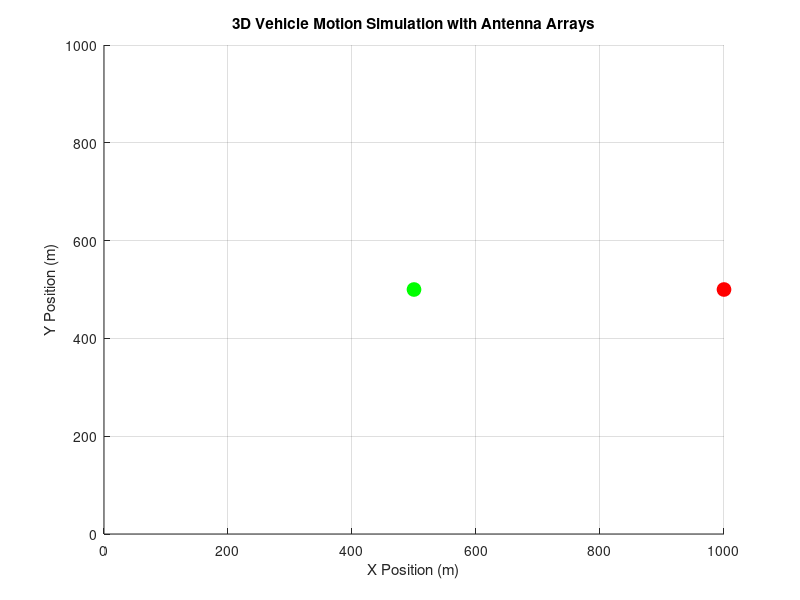

Write MATLAB code to recreate this figure. (Note: this script raises an error after producing the figure.)
% System Parameters
Nb = 8;         % Number of BS antennas (ULA)
Nt = 4;         % Number of Vehicle antennas
Nx = 8;         % Number of RIS elements in x-direction
Ny = 8;         % Number of RIS elements in y-direction
Nr = Nx * Ny;   % Total number of RIS elements
Mb = 64;        % Number of OFDM subcarriers
lambda = 0.1;   % Wavelength (assuming frequency around 3GHz)
d = lambda/2;   % Inter-element spacing

% Initialize parameters
x_size = 1000;  % Environment size in meters
y_size = 1000;
z_size = 100;   % Added height dimension
dt = 0.1;       % Time step in seconds
speed = 10;     % Vehicle speed in m/s

% Initial positions
vehicle_pos = [500, 500, 0];  % Vehicle starts at ground level
goal_pos = [1000, 500, 0];    % Goal position
bs_loc = [900, 100, 20];      % Base station location
ris_loc = [200, 300, 40];     % RIS location

% Initialize channel metrics storage
channel_metrics = struct('time', [], 'direct_gain', [], 'cascaded_gain', []);

% Initialize OFDM transmission for a single time step
function [received_signal, direct_channel, cascaded_channel, Pb] = simulate_downlink_transmission(bs_loc, ris_loc, vehicle_pos, W)
    % Generate transmit data for each subcarrier
    
    Mb = 64;        % Number of OFDM subcarriers
    Nb = 8;         % Number of BS antennas
    Nr = 64;        % Number of RIS elements (8x8)
    Nt = 4;  
    
    x = zeros(Mb, 1);
    for n = 1:Mb
        % Generate complex Gaussian data with zero mean and unit variance
        x(n) = (randn + 1i*randn)/sqrt(2);
    end
    
    % Generate beamforming matrix if not provided
    if nargin < 4
        W = zeros(Nb, Mb);
        for i = 1:Mb
            w = (randn(Nb,1) + 1i*randn(Nb,1))/sqrt(2*Nb);
            W(:,i) = w/norm(w); % Normalize each beamforming vector
        end
    end
    
    % Verify transmit power constraint
    Pb = norm(W*x)^2;
    
    % Generate channels
    % Direct channel (BS to Vehicle): Nt x Nb
    direct_channel = generate_direct_channel(bs_loc, vehicle_pos, Nb, Nt);
    
    % Cascaded channel components
    % H_br (RIS to BS): Nr x Nb
    % H_rv (Vehicle to RIS): Nt x Nr
    [H_br, H_rv] = generate_cascaded_channel(bs_loc, ris_loc, vehicle_pos, Nb, Nr, Nt);
    
    % RIS phase shifts (diagonal matrix Nr x Nr)
    Phi = diag(exp(1i*2*pi*rand(Nr,1)));
    
    % Complete cascaded channel
    cascaded_channel = H_rv * Phi * H_br; % Results in Nt x Nb
    
    % Compute received signal for each subcarrier
    received_signal = zeros(Nt, Mb);
    for n = 1:Mb
        % Direct path (Nt x 1)
        y_direct = direct_channel * (W(:,n) * x(n));
        
        % RIS-assisted path (Nt x 1)
        y_ris = cascaded_channel * (W(:,n) * x(n));
        
        % Combine paths (Nt x 1)
        received_signal(:,n) = y_direct + y_ris;
    end
end

% Function to generate direct channel (Nt x Nb)
function H_d = generate_direct_channel(bs_loc, vehicle_pos, Nb, Nt)
    % Calculate distance
    d = norm(vehicle_pos - bs_loc);
    
    % Path loss (simplified model)
    PL = 1/sqrt(d^2);
    
    % Rayleigh fading
    H_d = PL * (randn(Nt,Nb) + 1i*randn(Nt,Nb))/sqrt(2);
end

% Function to generate cascaded channel components
function [H_br, H_rv] = generate_cascaded_channel(bs_loc, ris_loc, vehicle_pos, Nb, Nr, Nt)
    % Calculate distances
    d_br = norm(ris_loc - bs_loc);
    d_rv = norm(vehicle_pos - ris_loc);
    
    % Path loss
    PL_br = 1/sqrt(d_br^2);
    PL_rv = 1/sqrt(d_rv^2);
    
    % Generate channels with Rician fading (assuming stronger LoS component)
    K_factor = 10; % Rician K-factor
    
    % BS-RIS channel (Nr x Nb)
    H_los_br = generate_los_component(bs_loc, ris_loc, Nr, Nb);
    H_nlos_br = (randn(Nr,Nb) + 1i*randn(Nr,Nb))/sqrt(2);
    H_br = PL_br * sqrt(K_factor/(K_factor+1)) * H_los_br + ...
           PL_br * sqrt(1/(K_factor+1)) * H_nlos_br;
    
    % RIS-Vehicle channel (Nt x Nr)
    H_los_rv = generate_los_component(ris_loc, vehicle_pos, Nt, Nr);
    H_nlos_rv = (randn(Nt,Nr) + 1i*randn(Nt,Nr))/sqrt(2);
    H_rv = PL_rv * sqrt(K_factor/(K_factor+1)) * H_los_rv + ...
           PL_rv * sqrt(1/(K_factor+1)) * H_nlos_rv;
end

% Function to generate LoS component based on geometry
function H_los = generate_los_component(tx_loc, rx_loc, Nr, Nt)
    % Calculate angles
    diff_vec = rx_loc - tx_loc;
    [az, el] = cart2sph(diff_vec(1), diff_vec(2), diff_vec(3));
    
    % Generate steering vectors
    H_los = exp(1i*pi*[0:Nr-1]'*sin(az)) * exp(1i*pi*[0:Nt-1]*sin(el));
    H_los = H_los/sqrt(Nr*Nt); % Normalize
end

% Create figure
figure('Name', '3D Vehicle Simulator with Antenna Arrays');
hold on;
grid on;
axis([0 x_size 0 y_size 0 z_size]);
xlabel('X Position (m)');
ylabel('Y Position (m)');
zlabel('Z Position (m)');
title('3D Vehicle Motion Simulation with Antenna Arrays');

% Plot start and goal positions
plot3(vehicle_pos(1), vehicle_pos(2), vehicle_pos(3), 'go', 'MarkerSize', 10, 'MarkerFaceColor', 'g');
plot3(goal_pos(1), goal_pos(2), goal_pos(3), 'ro', 'MarkerSize', 10, 'MarkerFaceColor', 'r');

% Initialize vehicle array plot
vehicle_array_markers = plot3(vehicle_array_positions(:,1), vehicle_array_positions(:,2), vehicle_array_positions(:,3), 'bs', 'MarkerSize', 6, 'MarkerFaceColor', 'b');

% Draw lines connecting centers
vehicle_to_bs = plot3([vehicle_pos(1), bs_loc(1)], [vehicle_pos(2), bs_loc(2)], [vehicle_pos(3), bs_loc(3)], '--k');
vehicle_to_ris = plot3([vehicle_pos(1), ris_loc(1)], [vehicle_pos(2), ris_loc(2)], [vehicle_pos(3), ris_loc(3)], '--m');

legend('BS Array', 'BS Center', 'RIS Array', 'RIS Center', 'Start', 'Goal', 'Vehicle Array');

% Set view angle for better 3D visualization
view(45, 30);

time = 0;
idx = 1;
while vehicle_pos(1) < goal_pos(1)
    % Update vehicle center position
    vehicle_pos(1) = vehicle_pos(1) + speed * dt;
    time = time + dt;
    
    % Update vehicle array positions
    for i = 1:Nt
        vehicle_array_positions(i,:) = vehicle_pos + [0, (i-1)*d, 0];
    end
    
    % Calculate OFDM transmission and channel characteristics
    [received_signal, direct_channel, cascaded_channel, ~] = simulate_downlink_transmission(bs_loc, ris_loc, vehicle_pos);
    
    % Store channel metrics
    channel_metrics.time(idx) = time;
    channel_metrics.direct_gain(idx) = 20*log10(norm(direct_channel));
    channel_metrics.cascaded_gain(idx) = 20*log10(norm(cascaded_channel));
    
    % Update vehicle array visualization
    set(vehicle_array_markers, 'XData', vehicle_array_positions(:,1), ...
                              'YData', vehicle_array_positions(:,2), ...
                              'ZData', vehicle_array_positions(:,3));
    
    % Update connection lines
    set(vehicle_to_bs, 'XData', [vehicle_pos(1), bs_loc(1)], ...
                      'YData', [vehicle_pos(2), bs_loc(2)], ...
                      'ZData', [vehicle_pos(3), bs_loc(3)]);
    set(vehicle_to_ris, 'XData', [vehicle_pos(1), ris_loc(1)], ...
                       'YData', [vehicle_pos(2), ris_loc(2)], ...
                       'ZData', [vehicle_pos(3), ris_loc(3)]);
    
    % Force MATLAB to draw the update
    drawnow;
    
    % Create real-time plot of channel gains (in a separate figure)
    if mod(idx, 10) == 0  % Update plot every 10 steps to reduce computation
        figure(2);
        plot(channel_metrics.time, channel_metrics.direct_gain, 'b-', ...
             channel_metrics.time, channel_metrics.cascaded_gain, 'r-');
        grid on;
        xlabel('Time (s)');
        ylabel('Channel Gain (dB)');
        legend('Direct Channel', 'Cascaded Channel');
        title('Channel Gains vs. Time');
    end
    
    % Add small pause to make motion visible
    pause(dt);
    
    idx = idx + 1;
end

% Final analysis plots
figure(3);
subplot(2,1,1);
plot(channel_metrics.time, channel_metrics.direct_gain, 'b-', 'LineWidth', 2);
grid on;
xlabel('Time (s)');
ylabel('Gain (dB)');
title('Direct Channel Gain vs. Time');

subplot(2,1,2);
plot(channel_metrics.time, channel_metrics.cascaded_gain, 'r-', 'LineWidth', 2);
grid on;
xlabel('Time (s)');
ylabel('Gain (dB)');
title('Cascaded Channel Gain vs. Time');

[received_signal, direct_channel, cascaded_channel, ~] = simulate_downlink_transmission(bs_loc, ris_loc, vehicle_pos);

% Calculate and display channel metrics
direct_channel_gain = 20*log10(norm(direct_channel));
cascaded_channel_gain = 20*log10(norm(cascaded_channel));

fprintf('Direct channel gain: %.2f dB\n', direct_channel_gain);
fprintf('Cascaded channel gain: %.2f dB\n', cascaded_channel_gain);

% Display matrix dimensions for verification
fprintf('\nMatrix dimensions:\n');
fprintf('Direct channel: %d x %d\n', size(direct_channel));
fprintf('Cascaded channel: %d x %d\n', size(cascaded_channel));
fprintf('Received signal: %d x %d\n', size(received_signal));